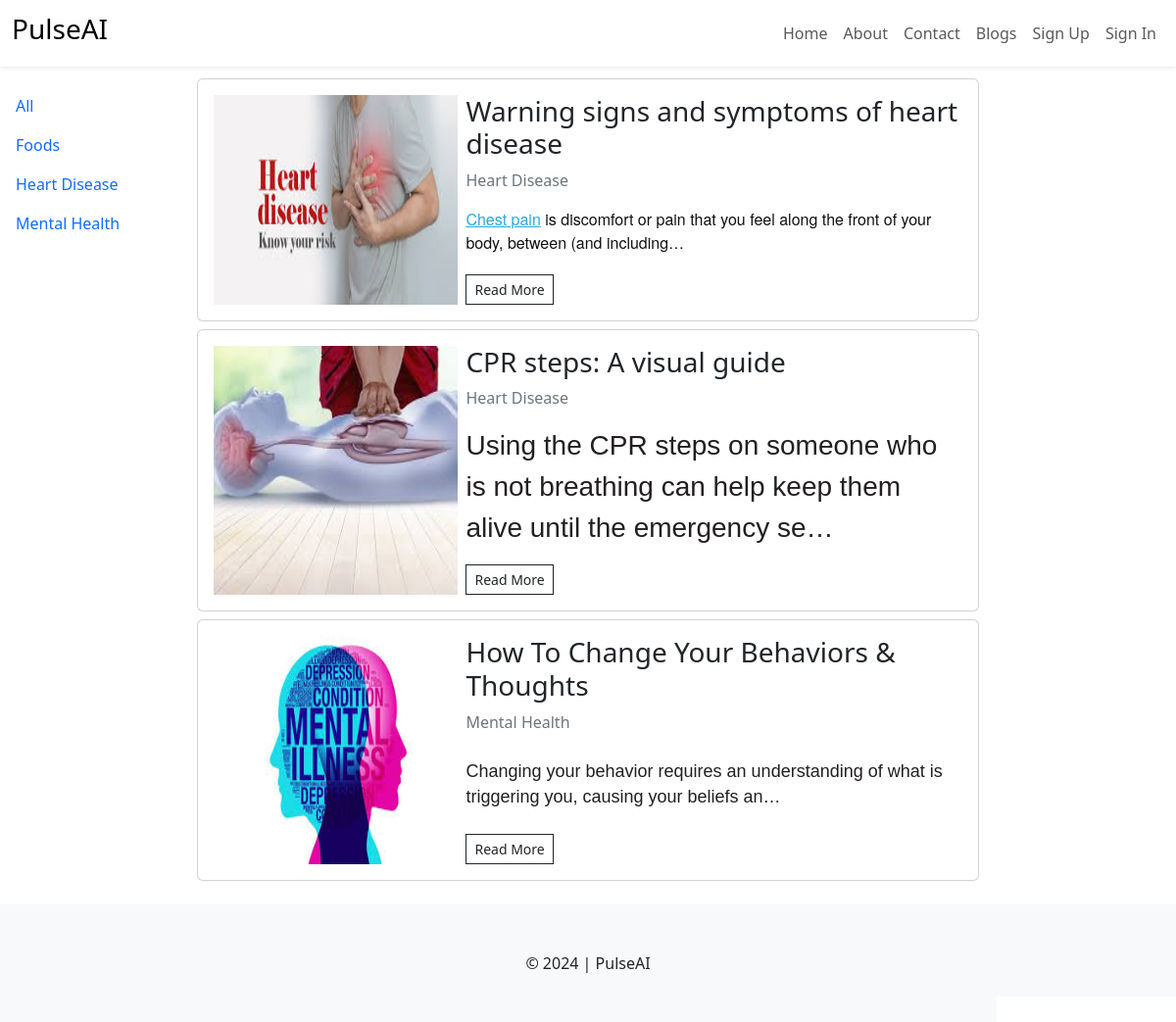
Screenshot of /blog/ with the database file from the repository.
### blog/models.py (models this page shows, shortened)
class BlogCategory(models.Model):
    category = models.CharField(max_length=255)
    class Meta:
        verbose_name_plural = "Blog Categories"
    def __str__(self):
        return self.category

class Blog(models.Model):
    category = models.ForeignKey(BlogCategory, on_delete=models.DO_NOTHING)
    title = models.CharField(max_length=500)
    content = models.TextField()
    primary_photo = models.ImageField(upload_to="blog_images")
    yt_video_id = models.CharField(max_length=255, blank=True)
    publish = models.BooleanField(default=True)
    created_at = models.DateTimeField(auto_now_add=True)
    update_at = models.DateTimeField(auto_now=True)

### blog/views.py (the view)
# urls.py: path("blog/", views.all_blogs, name="blogs"),
def all_blogs(request, cid=0):
    if cid == 0:
        blogs = Blog.objects.filter(publish=True).order_by('-update_at')
    else:
        blogs = Blog.objects.filter(publish=True, category=cid).order_by('-update_at')
    categories = BlogCategory.objects.all().order_by('category')
    context = {
        'blogs': blogs,
        'categories' : categories
    }
    return render(request, 'blog/blog.html', context)

### templates/blog/blog.html (shortened to what this page needs)
{% extends "layout.html" %}
{% load static %}
{% block content %}
    <div class="row g-2">
        <div class="col-md-2">
            <div class="sidebar-wrapper d-flex justify-content-between">
                <div class="sidebar-menu p-3 d-none d-md-block" id="sidebar-menu">
                    <ul class="list-unstyled">
                        <li class="py-2">
                            <a href="{% url "blogs" %}" class="text-decoration-none">All</a>
                        </li>
                    {% for c in categories %}
                    <li class="py-2">
                        <a href="{% url "blog_cat" c.id %}"class="text-decoration-none">{{c}}</a>
                    </li>
                    {% endfor %}
                    </ul>
                </div>
            </div>
        </div>
        <div class="col-md-8">
            {% for blog in blogs %}
            <div class="card my-2">
                <div class="card-body">
                    <div class="row g-2">
                        <div class="col-md-4">
                            <img src="{{blog.primary_photo.url}}" class="img-fluid h-100">
                        </div>
                        <div class="col-md-8">
                            <h3>{{blog.title}}</h3>
                            <p class="text-secondary">{{blog.category}}</p>
                            <p>{{blog.content|safe|truncatechars_html:"100"}}</p>
                            <a href="{% url "blog" blog.id %}" class="btn btn-sm btn-outline-dark rounded-0">Read More</a>
                        </div>
                    </div>
                </div>
            </div>
            {% endfor %}
        </div>
    </div>
{% endblock %}

### rows the page displays
BlogCategory: category "Foods"
BlogCategory: category "Heart Disease"
BlogCategory: category "Mental Health"
Blog: primary_photo (picture), title "Warning signs and symptoms of heart disease", category "Heart Disease", content "Chest pain is discomfort or pain that you feel along the front of your body, between (and including…"
Blog: primary_photo (picture), title "CPR steps: A visual guide", category "Heart Disease", content "Using the CPR steps on someone who is not breathing can help keep them alive until the emergency se…"
Blog: primary_photo (picture), title "How To Change Your Behaviors & Thoughts", category "Mental Health", content "Changing your behavior requires an understanding of what is triggering you, causing your beliefs an…"
